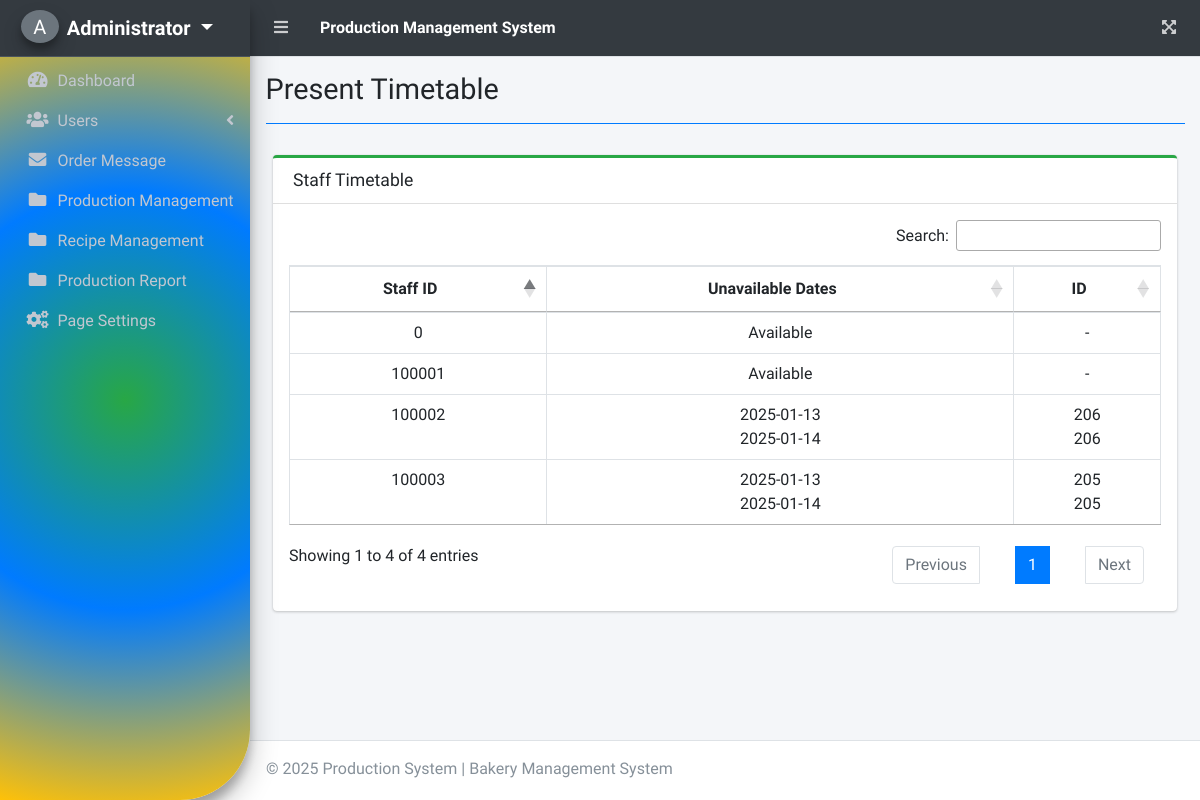
The page /index.php?page=present_timetable (signed in) on the database as committed earlier.
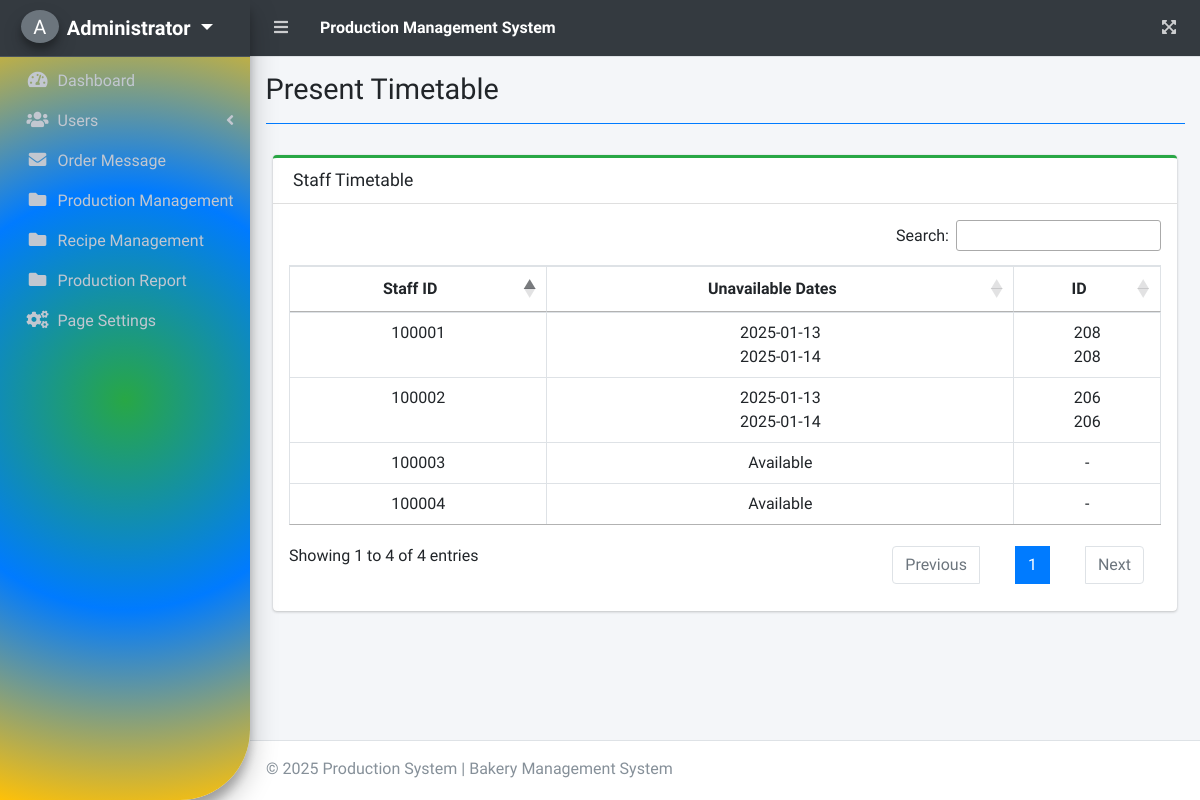
The same page on the database as committed later.
### tables this page shows
CREATE TABLE `categories` (
  `order_id` int(11) NOT NULL,
  `id` int(11) NOT NULL,
  `product_id` int(11) NOT NULL,
  `recipe_name` varchar(255) NOT NULL,
  `qty_product` int(11) NOT NULL,
  `staff_id` text NOT NULL,
  `created_at` timestamp NOT NULL DEFAULT current_timestamp(),
  `starteddate` varchar(50) NOT NULL,
  `enddate` varchar(20) NOT NULL,
  `hours` int(6) NOT NULL,
  `status` text NOT NULL,
  `quality_test` text NOT NULL,
  `comment` text NOT NULL,
  `ingredients_data` text DEFAULT NULL
);

### present_timetable.php (the view, shortened to what this page needs)
<?php include 'db_connect.php'; ?>
<div class="col-lg-12">
    <div class="card card-outline card-success">
        <div class="card-header">
            <h3 class="card-title">Staff Timetable</h3>
        </div>
        <div class="card-body p-3">
            <div class="table-responsive">
                <table class="table table-hover table-bordered" id="timetable">
                    <thead>
                        <tr>
                            <th class="text-center">Staff ID</th>
                            <th class="text-center">Unavailable Dates</th>
                            <th class="text-center">ID</th>
                        </tr>
                    </thead>
                    <tbody>
                        <?php
                        $qry = $conn->query("SELECT DISTINCT staff_id FROM users WHERE type = 3");
                        while ($row = $qry->fetch_assoc()):
                            $staff_id = $row['staff_id'];
                            $unavailable_dates = [];
                            $schedule_qry = $conn->query("SELECT starteddate, enddate, id, status FROM categories WHERE staff_id = '$staff_id'");
                            if ($schedule_qry) {
                                while ($sched = $schedule_qry->fetch_assoc()) {
                                    if ($sched['status'] !== 'Finished') {
                                        $start_date = new DateTime($sched['starteddate']);
                                        $end_date = new DateTime($sched['enddate']);
                                        $interval = new DateInterval('P1D');
                                        $date_range = new DatePeriod($start_date, $interval, $end_date->modify('+1 day'));
                                        foreach ($date_range as $date) {
                                            $unavailable_dates[] = [
                                                'date' => $date->format('Y-m-d'),
                                                'id' => $sched['id']
                                            ];
                                        }
                                    }
                                }
                            }
                        ?>
                        <tr>
                            <td class="text-center"> <?php echo $staff_id; ?> </td>
                            <td class="text-center">
                                <?php
                                if (empty($unavailable_dates)) {
                                    echo "Available";
                                } else {
                                    foreach ($unavailable_dates as $unavailable) {
                                        if ($unavailable['date'] >= date('Y-m-d')) {
                                            echo $unavailable['date'] . "<br>";
                                        }
                                    }
                                }
                                ?>
                            </td>
                            <td class="text-center">
                                <?php
                                if (empty($unavailable_dates)) {
                                    echo "-";
                                } else {
                                    foreach ($unavailable_dates as $unavailable) {
                                        if ($unavailable['date'] >= date('Y-m-d')) {
                                            echo $unavailable['id'] . "<br>";
                                        }
                                    }
                                }
                                ?>
                            </td>
                        </tr>
                        <?php endwhile; ?>
                    </tbody>
                </table>
            </div>
        </div>
    </div>
</div>
<link rel="stylesheet" type="text/css" href="https://cdn.datatables.net/1.12.1/css/jquery.dataTables.css">

Rows that differ between the two databases and show on the page:
no longer on this page (row edited): categories: starteddate "2025-01-13", enddate "2025-01-14", id "205"
added categories: starteddate "2025-01-13", enddate "2025-01-14", id "208"
Other text that changed with them:
new list line: "100004 Available -"
new list line: "Available -"
list line gone: "Available -"
list line gone: "0 Available -"
